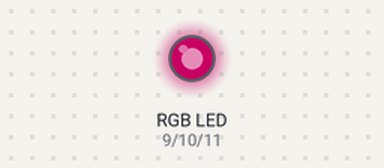
A sketch run on a simulated Arduino Uno, built with avr-gcc and run on an emulated ATmega328P. Parts: an RGB LED mixed from three pins (HIGH = lit). Dim RGB values are drawn brighter than linear.

Above: at 0.05 s.
At 1.65 s:
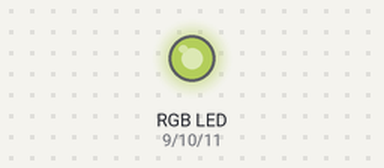
At 3.25 s:
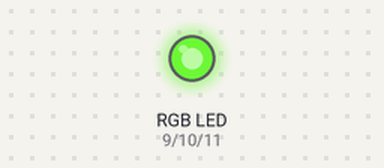
At 4.85 s:
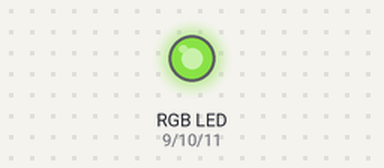
At 6.5 s:
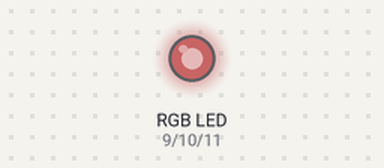
Timing chart, 0 to 8.2 s (numbered marks = the images above):
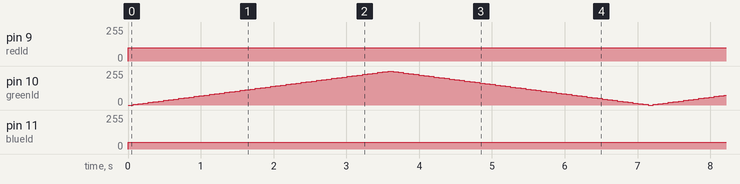

Measured:
- by itself, pin 9 (redld): 0/255 → 100/255 at 0.00 s
- by itself, pin 11 (blueld): 0/255 → 50/255 at 0.00 s

The sketch:

fade.ino
```cpp
int redld =  9;
int greenld =10;
int blueld = 11;
int brightness = 0;    // how bright the led9 is
int fadeAmount = 5;    // how many points to fade the led9 by

// the setup routine runs once when you press reset:
void setup()  {
  // declare pin 9 to be an output:
   pinMode(redld, OUTPUT);
    pinMode(greenld, OUTPUT);
     pinMode(blueld, OUTPUT);
}

// the loop routine runs over and over again forever:
void loop()  {
  // set the brightness of pin 9:
  //brightness = random(255);
  analogWrite(redld,100);
  analogWrite(greenld, brightness);
  analogWrite(blueld, 250);
  analogWrite(blueld, 50);

  // change the brightness for next time through the loop:
  brightness = brightness + fadeAmount;

  // reverse the direction of the fading at the ends of the fade:
  if (brightness == 0 || brightness == 255) {
    fadeAmount = -fadeAmount ;
  }
  // wait for 30 milliseconds to see the dimming effect
  delay(70);
}
```
